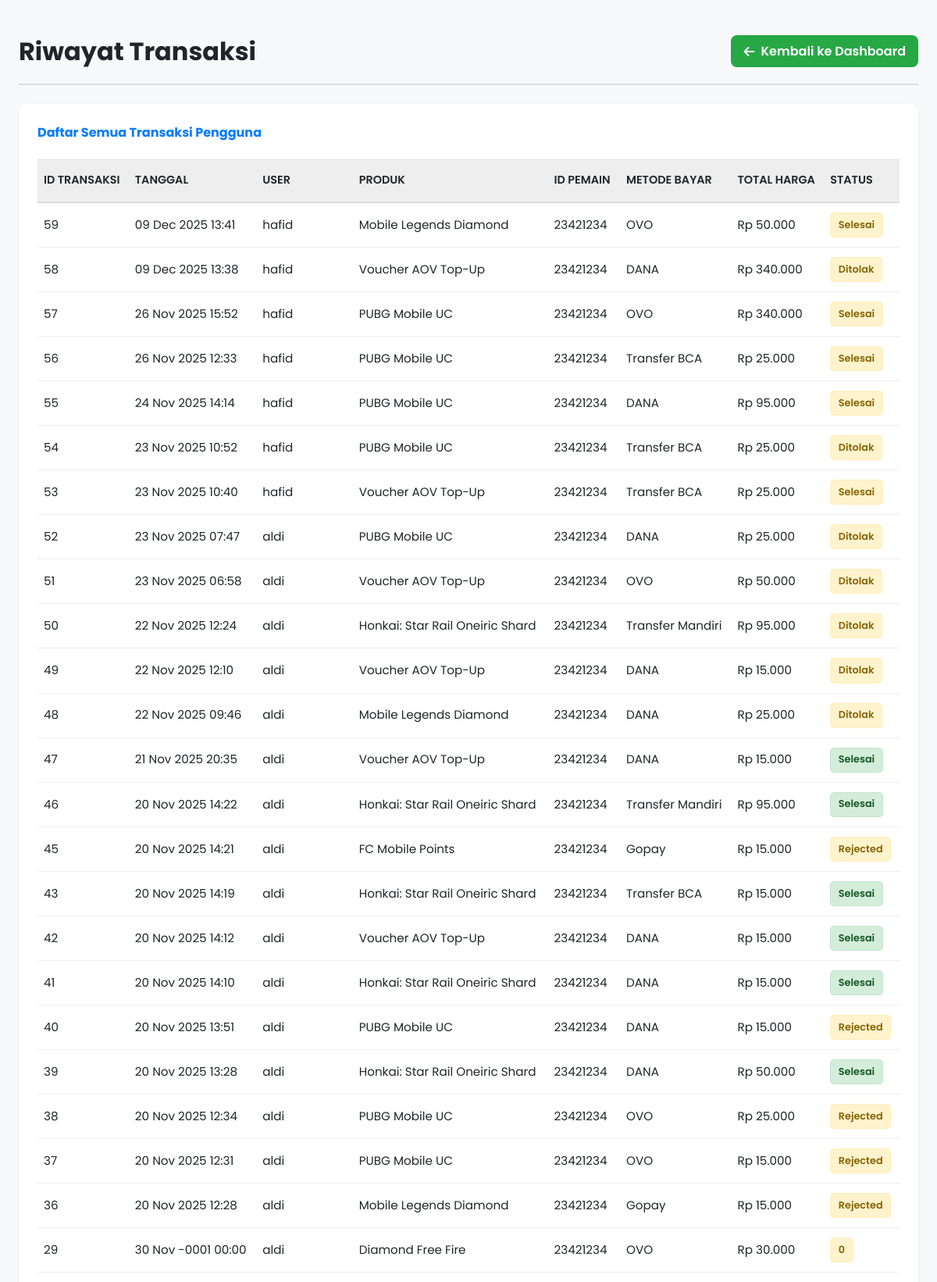
Page /riwayat.php (signed in, upper part) on the committed database.
### tables this page shows
CREATE TABLE `transaksi` (
  `id_transaksi` int(11) NOT NULL,
  `id_user` int(11) NOT NULL,
  `id_produk` int(11) NOT NULL,
  `tanggal` datetime NOT NULL DEFAULT current_timestamp(),
  `total_harga` double NOT NULL,
  `status` varchar(50) NOT NULL,
  `player_id` varchar(50) DEFAULT NULL,
  `tier_beli` varchar(50) DEFAULT NULL
);

CREATE TABLE `user` (
  `id_user` int(11) NOT NULL,
  `nama` varchar(100) NOT NULL,
  `email` varchar(100) NOT NULL,
  `password` varchar(255) NOT NULL,
  `saldo` double DEFAULT 0,
  `role` varchar(50) NOT NULL DEFAULT 'user'
);

CREATE TABLE `produk` (
  `id_produk` int(11) NOT NULL,
  `nama_produk` varchar(100) NOT NULL,
  `gambar_produk` varchar(255) DEFAULT NULL
);

CREATE TABLE `pembayaran` (
  `id_pembayaran` int(11) NOT NULL,
  `id_transaksi` int(11) NOT NULL,
  `metode` varchar(50) NOT NULL,
  `jumlah` double NOT NULL,
  `tanggal_bayar` datetime DEFAULT current_timestamp()
);

### riwayat.php (the view, shortened to what this page needs)
<?php
include 'koneksi_baru.php';
$user_id = $_SESSION['user_id'];
$user_name = htmlspecialchars($_SESSION['user_nama'] ?? 'Pengguna');
$user_role = $_SESSION['user_role'] ?? 'user';
$is_admin = ($user_role === 'admin');
function format_rupiah_riwayat($angka) {
    return 'Rp ' . number_format($angka, 0, ',', '.');
}
$select_cols = "t.id_transaksi, t.tanggal AS tanggal_transaksi, p.nama_produk, t.player_id, b.metode AS metode_bayar, t.total_harga, t.status";
$joins = "FROM Transaksi t
          JOIN Produk p ON t.id_produk = p.id_produk
          LEFT JOIN Pembayaran b ON t.id_transaksi = b.id_transaksi";
$where_clause = "";
$bind_params = [];
$title_display = "Daftar Transaksi Anda (" . $user_name . ")";
if ($is_admin) {
    $select_cols .= ", u.nama AS nama_user";
    $joins = "FROM Transaksi t
              JOIN Produk p ON t.id_produk = p.id_produk
              JOIN User u ON t.id_user = u.id_user  /* Tambah join ke tabel User */
              LEFT JOIN Pembayaran b ON t.id_transaksi = b.id_transaksi";
    $title_display = "Daftar Semua Transaksi Pengguna";
} else {
    $where_clause = "WHERE t.id_user = ?";
    $bind_types = "i";
    $bind_params[] = $user_id;
}
$sql_riwayat = "SELECT $select_cols $joins $where_clause ORDER BY t.tanggal DESC";
$stmt_riwayat = $koneksi->prepare($sql_riwayat);
$stmt_riwayat->execute();
$result_riwayat = $stmt_riwayat->get_result();
function get_status_class($status) {
    switch (strtolower($status)) {
        case 'success':
            return 'status-Success';
        case 'pending':
        default:
            return 'status-Pending';
    }
}
?>
<!DOCTYPE html>
<html>
<head>
    <link rel="stylesheet" href="https://cdnjs.cloudflare.com/ajax/libs/font-awesome/6.0.0-beta3/css/all.min.css">
</head>
<body>
    <div class="container">
        <div class="header-topup">
            <h1>Riwayat Transaksi</h1>
            <div class="header-topup-actions">
                <?php if ($user_role === 'admin'): ?>
                    <a href="admin_dashboard.php" class="btn-riwayat" style="background-color: #28a745;">
                        <i class="fas fa-arrow-left"></i> Kembali ke Dashboard
                    </a>
                <?php else: ?>
                    <a href="produk.php" class="btn-riwayat">
                        <i class="fas fa-arrow-left"></i> Kembali ke Katalog
                    </a>
                <?php endif; ?>
            </div>
        </div>
        <?php if ($result_riwayat->num_rows > 0): ?>
            <div class="transaksi-section">
                <h4 style="margin-top: 0; margin-bottom: 20px; color: var(--color-accent-blue);"><?php echo $title_display; ?></h4>
                <div class="transaksi-table-wrapper">
                    <table class="transaksi-table">
                        <thead>
                            <tr>
                                <th>ID Transaksi</th>
                                <th>Tanggal</th>
                                <?php if ($is_admin): ?>
                                <th class="admin-col admin-col-header">User</th> <?php endif; ?>
                                <th>Produk</th>
                                <th class="d-none-mobile">ID Pemain</th>
                                <th>Metode Bayar</th>
                                <th>Total Harga</th>
                                <th>Status</th>
                            </tr>
                        </thead>
                        <tbody>
                        <?php while ($row = $result_riwayat->fetch_assoc()): ?>
                            <?php
                                $status_class = get_status_class($row['status']);
                                $tanggal_db = new DateTime($row['tanggal_transaksi']);
                                $tanggal_format = $tanggal_db->format('d M Y H:i');
                                $status_text = htmlspecialchars($row['status']);
                                if (strtolower($status_text) == 'success') {
                                    $status_text = 'Selesai';
                                } elseif (strtolower($status_text) == 'failed') {
                                    $status_text = 'Ditolak';
                                } elseif (strtolower($status_text) == 'pending') {
                                    $status_text = 'Pending';
                                }
                            ?>
                            <tr>
                                <td><?php echo htmlspecialchars($row['id_transaksi']); ?></td>
                                <td><?php echo $tanggal_format; ?></td>
                                <?php if ($is_admin): ?>
                                <td class="admin-col"><?php echo htmlspecialchars($row['nama_user']); ?></td> <?php endif; ?>
                                <td><?php echo htmlspecialchars($row['nama_produk']); ?></td>
                                <td class="d-none-mobile"><?php echo htmlspecialchars($row['player_id']); ?></td>
                                <td><?php echo htmlspecialchars($row['metode_bayar'] ?? 'N/A'); ?></td>
                                <td><?php echo format_rupiah_riwayat($row['total_harga']); ?></td>
                                <td><span class="<?php echo $status_class; ?>"><?php echo $status_text; ?></span></td>
                            </tr>
                        <?php endwhile; ?>
                        </tbody>
                    </table>
                </div>
            </div>
        <?php endif; ?>
    </div>
</body>
</html>

### rows in the picture
transaksi: id_transaksi "59", tanggal "09 Dec 2025 13:41", id_user.nama "hafid", id_produk.nama_produk "Mobile Legends Diamond", player "23421234", pembayaran.metode "OVO", total_harga "Rp 50.000", status "Selesai"
transaksi: id_transaksi "58", tanggal "09 Dec 2025 13:38", id_user.nama "hafid", id_produk.nama_produk "Voucher AOV Top-Up", player "23421234", pembayaran.metode "DANA", total_harga "Rp 340.000", status "Ditolak"
transaksi: id_transaksi "57", tanggal "26 Nov 2025 15:52", id_user.nama "hafid", id_produk.nama_produk "PUBG Mobile UC", player "23421234", pembayaran.metode "OVO", total_harga "Rp 340.000", status "Selesai"
transaksi: id_transaksi "56", tanggal "26 Nov 2025 12:33", id_user.nama "hafid", id_produk.nama_produk "PUBG Mobile UC", player "23421234", pembayaran.metode "Transfer BCA", total_harga "Rp 25.000", status "Selesai"
transaksi: id_transaksi "55", tanggal "24 Nov 2025 14:14", id_user.nama "hafid", id_produk.nama_produk "PUBG Mobile UC", player "23421234", pembayaran.metode "DANA", total_harga "Rp 95.000", status "Selesai"
transaksi: id_transaksi "54", tanggal "23 Nov 2025 10:52", id_user.nama "hafid", id_produk.nama_produk "PUBG Mobile UC", player "23421234", pembayaran.metode "Transfer BCA", total_harga "Rp 25.000", status "Ditolak"
transaksi: id_transaksi "53", tanggal "23 Nov 2025 10:40", id_user.nama "hafid", id_produk.nama_produk "Voucher AOV Top-Up", player "23421234", pembayaran.metode "Transfer BCA", total_harga "Rp 25.000", status "Selesai"
transaksi: id_transaksi "52", tanggal "23 Nov 2025 07:47", id_user.nama "aldi", id_produk.nama_produk "PUBG Mobile UC", player "23421234", pembayaran.metode "DANA", total_harga "Rp 25.000", status "Ditolak"
transaksi: id_transaksi "51", tanggal "23 Nov 2025 06:58", id_user.nama "aldi", id_produk.nama_produk "Voucher AOV Top-Up", player "23421234", pembayaran.metode "OVO", total_harga "Rp 50.000", status "Ditolak"
transaksi: id_transaksi "50", tanggal "22 Nov 2025 12:24", id_user.nama "aldi", id_produk.nama_produk "Honkai: Star Rail Oneiric Shard", player "23421234", pembayaran.metode "Transfer Mandiri", total_harga "Rp 95.000", status "Ditolak"
transaksi: id_transaksi "49", tanggal "22 Nov 2025 12:10", id_user.nama "aldi", id_produk.nama_produk "Voucher AOV Top-Up", player "23421234", pembayaran.metode "DANA", total_harga "Rp 15.000", status "Ditolak"
transaksi: id_transaksi "48", tanggal "22 Nov 2025 09:46", id_user.nama "aldi", id_produk.nama_produk "Mobile Legends Diamond", player "23421234", pembayaran.metode "DANA", total_harga "Rp 25.000", status "Ditolak"
transaksi: id_transaksi "47", tanggal "21 Nov 2025 20:35", id_user.nama "aldi", id_produk.nama_produk "Voucher AOV Top-Up", player "23421234", pembayaran.metode "DANA", total_harga "Rp 15.000", status "Selesai"
transaksi: id_transaksi "46", tanggal "20 Nov 2025 14:22", id_user.nama "aldi", id_produk.nama_produk "Honkai: Star Rail Oneiric Shard", player "23421234", pembayaran.metode "Transfer Mandiri", total_harga "Rp 95.000", status "Selesai"
transaksi: id_transaksi "45", tanggal "20 Nov 2025 14:21", id_user.nama "aldi", id_produk.nama_produk "FC Mobile Points", player "23421234", pembayaran.metode "Gopay", total_harga "Rp 15.000", status "Rejected"
transaksi: id_transaksi "43", tanggal "20 Nov 2025 14:19", id_user.nama "aldi", id_produk.nama_produk "Honkai: Star Rail Oneiric Shard", player "23421234", pembayaran.metode "Transfer BCA", total_harga "Rp 15.000", status "Selesai"
transaksi: id_transaksi "42", tanggal "20 Nov 2025 14:12", id_user.nama "aldi", id_produk.nama_produk "Voucher AOV Top-Up", player "23421234", pembayaran.metode "DANA", total_harga "Rp 15.000", status "Selesai"
transaksi: id_transaksi "41", tanggal "20 Nov 2025 14:10", id_user.nama "aldi", id_produk.nama_produk "Honkai: Star Rail Oneiric Shard", player "23421234", pembayaran.metode "DANA", total_harga "Rp 15.000", status "Selesai"
transaksi: id_transaksi "40", tanggal "20 Nov 2025 13:51", id_user.nama "aldi", id_produk.nama_produk "PUBG Mobile UC", player "23421234", pembayaran.metode "DANA", total_harga "Rp 15.000", status "Rejected"
transaksi: id_transaksi "39", tanggal "20 Nov 2025 13:28", id_user.nama "aldi", id_produk.nama_produk "Honkai: Star Rail Oneiric Shard", player "23421234", pembayaran.metode "DANA", total_harga "Rp 50.000", status "Selesai"
transaksi: id_transaksi "38", tanggal "20 Nov 2025 12:34", id_user.nama "aldi", id_produk.nama_produk "PUBG Mobile UC", player "23421234", pembayaran.metode "OVO", total_harga "Rp 25.000", status "Rejected"
transaksi: id_transaksi "37", tanggal "20 Nov 2025 12:31", id_user.nama "aldi", id_produk.nama_produk "PUBG Mobile UC", player "23421234", pembayaran.metode "OVO", total_harga "Rp 15.000", status "Rejected"
transaksi: id_transaksi "36", tanggal "20 Nov 2025 12:28", id_user.nama "aldi", id_produk.nama_produk "Mobile Legends Diamond", player "23421234", pembayaran.metode "Gopay", total_harga "Rp 15.000", status "Rejected"
transaksi: id_transaksi "29", tanggal "30 Nov -0001 00:00", id_user.nama "aldi", id_produk.nama_produk "Diamond Free Fire", player "23421234", pembayaran.metode "OVO", total_harga "Rp 30.000", status "0"

### other values in the picture
$title_display "Daftar Semua Transaksi Pengguna"
